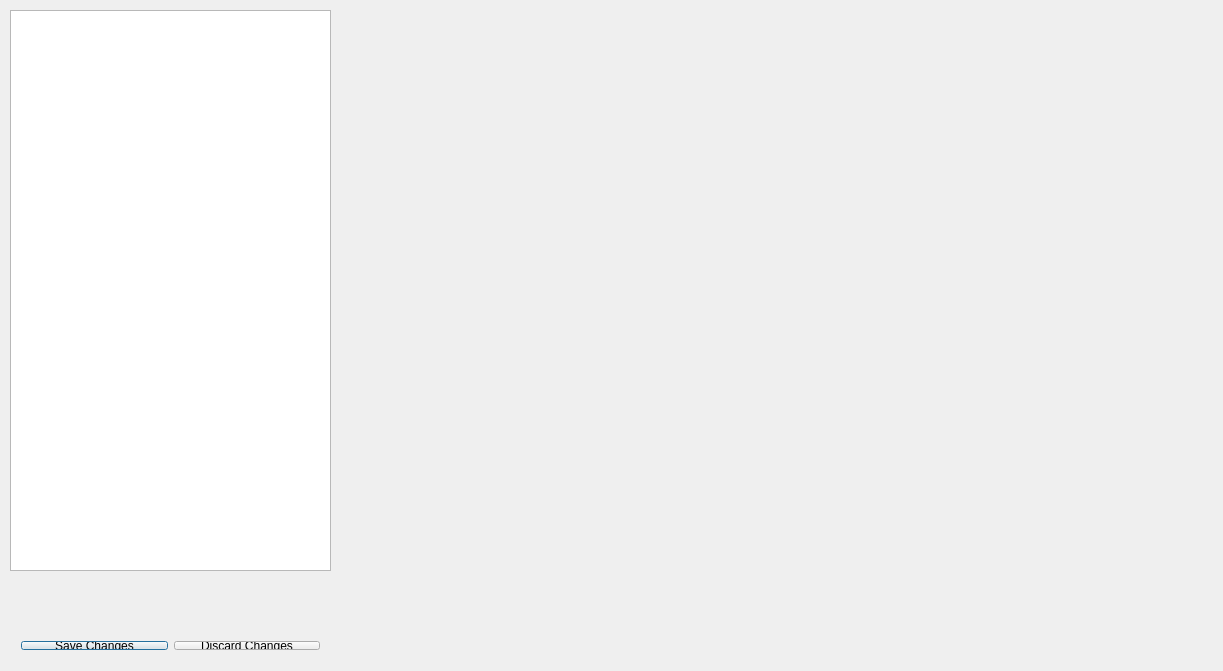
<?xml version="1.0" encoding="UTF-8"?>
<ui version="4.0">
 <class>Dialog</class>
 <widget class="QDialog" name="Dialog">
  <property name="geometry">
   <rect>
    <x>0</x>
    <y>0</y>
    <width>1223</width>
    <height>671</height>
   </rect>
  </property>
  <property name="windowTitle">
   <string>Dialog</string>
  </property>
  <widget class="QTableView" name="tableView">
   <property name="geometry">
    <rect>
     <x>10</x>
     <y>10</y>
     <width>321</width>
     <height>561</height>
    </rect>
   </property>
  </widget>
  <widget class="QCustomPlot" name="plot" native="true">
   <property name="geometry">
    <rect>
     <x>340</x>
     <y>10</y>
     <width>871</width>
     <height>561</height>
    </rect>
   </property>
  </widget>
  <widget class="QWidget" name="layoutWidget">
   <property name="geometry">
    <rect>
     <x>10</x>
     <y>630</y>
     <width>321</width>
     <height>31</height>
    </rect>
   </property>
   <layout class="QHBoxLayout" name="horizontalLayout">
    <item>
     <widget class="QPushButton" name="saveChanges_pushButton">
      <property name="text">
       <string>Save Changes</string>
      </property>
     </widget>
    </item>
    <item>
     <widget class="QPushButton" name="discardChanges_pushButton">
      <property name="text">
       <string>Discard Changes</string>
      </property>
     </widget>
    </item>
   </layout>
  </widget>
  <widget class="QWidget" name="">
   <property name="geometry">
    <rect>
     <x>400</x>
     <y>640</y>
     <width>781</width>
     <height>21</height>
    </rect>
   </property>
   <layout class="QHBoxLayout" name="horizontalLayout_2">
    <item>
     <widget class="QDoubleSpinBox" name="xMin_doubleSpinBox"/>
    </item>
    <item>
     <widget class="QDoubleSpinBox" name="xMax_doubleSpinBox"/>
    </item>
    <item>
     <widget class="QDoubleSpinBox" name="minY_doubleSpinBox"/>
    </item>
    <item>
     <widget class="QDoubleSpinBox" name="maxY_doubleSpinBox"/>
    </item>
   </layout>
  </widget>
  <widget class="QWidget" name="">
   <property name="geometry">
    <rect>
     <x>400</x>
     <y>610</y>
     <width>781</width>
     <height>21</height>
    </rect>
   </property>
   <layout class="QHBoxLayout" name="horizontalLayout_3">
    <item>
     <widget class="QLabel" name="label">
      <property name="text">
       <string>Min X</string>
      </property>
     </widget>
    </item>
    <item>
     <widget class="QLabel" name="label_2">
      <property name="text">
       <string>Max X</string>
      </property>
     </widget>
    </item>
    <item>
     <widget class="QLabel" name="label_3">
      <property name="text">
       <string>Min Y</string>
      </property>
     </widget>
    </item>
    <item>
     <widget class="QLabel" name="label_4">
      <property name="text">
       <string>Max Y</string>
      </property>
     </widget>
    </item>
   </layout>
  </widget>
 </widget>
 <layoutdefault spacing="6" margin="11"/>
 <customwidgets>
  <customwidget>
   <class>QCustomPlot</class>
   <extends>QWidget</extends>
   <header>qcustomplot.h</header>
   <container>1</container>
  </customwidget>
 </customwidgets>
 <resources/>
 <connections/>
</ui>
